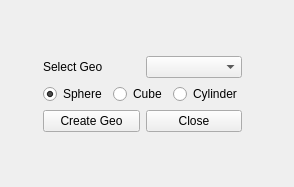
<?xml version="1.0" encoding="UTF-8"?>
<ui version="4.0">
 <class>Form</class>
 <widget class="QWidget" name="Form">
  <property name="geometry">
   <rect>
    <x>0</x>
    <y>0</y>
    <width>294</width>
    <height>187</height>
   </rect>
  </property>
  <property name="windowTitle">
   <string>Form</string>
  </property>
  <layout class="QGridLayout" name="gridLayout">
   <item row="0" column="1">
    <spacer name="verticalSpacer">
     <property name="orientation">
      <enum>Qt::Vertical</enum>
     </property>
     <property name="sizeHint" stdset="0">
      <size>
       <width>20</width>
       <height>48</height>
      </size>
     </property>
    </spacer>
   </item>
   <item row="1" column="0">
    <spacer name="horizontalSpacer">
     <property name="orientation">
      <enum>Qt::Horizontal</enum>
     </property>
     <property name="sizeHint" stdset="0">
      <size>
       <width>68</width>
       <height>20</height>
      </size>
     </property>
    </spacer>
   </item>
   <item row="1" column="1">
    <layout class="QVBoxLayout" name="verticalLayout">
     <item>
      <layout class="QHBoxLayout" name="horizontalLayout">
       <item>
        <widget class="QLabel" name="label">
         <property name="frameShape">
          <enum>QFrame::NoFrame</enum>
         </property>
         <property name="text">
          <string>Select Geo</string>
         </property>
        </widget>
       </item>
       <item>
        <widget class="QComboBox" name="comboBox">
         <property name="sizeAdjustPolicy">
          <enum>QComboBox::AdjustToContents</enum>
         </property>
        </widget>
       </item>
      </layout>
     </item>
     <item>
      <layout class="QHBoxLayout" name="horizontalLayout_3">
       <item>
        <widget class="QRadioButton" name="radioButton_sphere">
         <property name="text">
          <string>Sphere</string>
         </property>
         <property name="checked">
          <bool>true</bool>
         </property>
         <attribute name="buttonGroup">
          <string notr="true">buttonGroup</string>
         </attribute>
        </widget>
       </item>
       <item>
        <widget class="QRadioButton" name="radioButton_cube">
         <property name="text">
          <string>Cube</string>
         </property>
         <attribute name="buttonGroup">
          <string notr="true">buttonGroup</string>
         </attribute>
        </widget>
       </item>
       <item>
        <widget class="QRadioButton" name="radioButton_cylinder">
         <property name="text">
          <string>Cylinder</string>
         </property>
         <attribute name="buttonGroup">
          <string notr="true">buttonGroup</string>
         </attribute>
        </widget>
       </item>
      </layout>
     </item>
     <item>
      <layout class="QHBoxLayout" name="horizontalLayout_2">
       <item>
        <widget class="QPushButton" name="btn_makeGeo">
         <property name="text">
          <string>Create Geo</string>
         </property>
        </widget>
       </item>
       <item>
        <widget class="QPushButton" name="btn_close">
         <property name="text">
          <string>Close</string>
         </property>
        </widget>
       </item>
      </layout>
     </item>
    </layout>
   </item>
   <item row="1" column="2">
    <spacer name="horizontalSpacer_2">
     <property name="orientation">
      <enum>Qt::Horizontal</enum>
     </property>
     <property name="sizeHint" stdset="0">
      <size>
       <width>77</width>
       <height>17</height>
      </size>
     </property>
    </spacer>
   </item>
   <item row="2" column="1">
    <spacer name="verticalSpacer_2">
     <property name="orientation">
      <enum>Qt::Vertical</enum>
     </property>
     <property name="sizeHint" stdset="0">
      <size>
       <width>20</width>
       <height>47</height>
      </size>
     </property>
    </spacer>
   </item>
  </layout>
 </widget>
 <resources/>
 <connections/>
 <buttongroups>
  <buttongroup name="buttonGroup"/>
 </buttongroups>
</ui>
